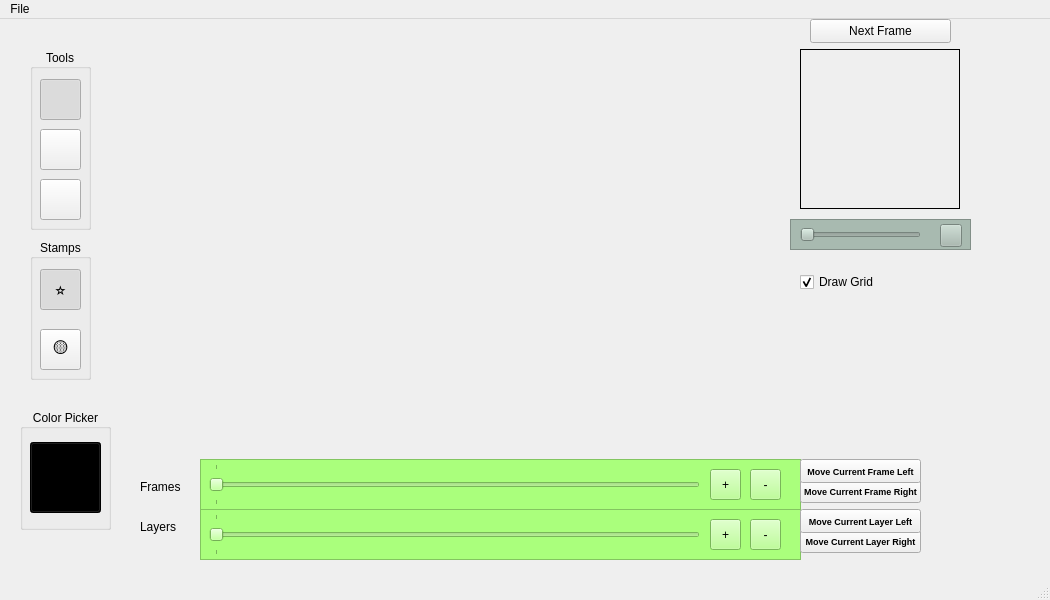
<?xml version="1.0" encoding="UTF-8"?>
<ui version="4.0">
 <class>MainWindow</class>
 <widget class="QMainWindow" name="MainWindow">
  <property name="geometry">
   <rect>
    <x>0</x>
    <y>0</y>
    <width>1050</width>
    <height>600</height>
   </rect>
  </property>
  <property name="windowTitle">
   <string>Sprite Maker</string>
  </property>
  <widget class="QWidget" name="centralwidget">
   <widget class="QPushButton" name="pushButton">
    <property name="geometry">
     <rect>
      <x>810</x>
      <y>0</y>
      <width>141</width>
      <height>24</height>
     </rect>
    </property>
    <property name="text">
     <string>Next Frame</string>
    </property>
   </widget>
   <widget class="QGroupBox" name="groupBox">
    <property name="geometry">
     <rect>
      <x>30</x>
      <y>30</y>
      <width>61</width>
      <height>181</height>
     </rect>
    </property>
    <property name="title">
     <string>Tools</string>
    </property>
    <property name="alignment">
     <set>Qt::AlignCenter</set>
    </property>
    <property name="checked">
     <bool>false</bool>
    </property>
    <widget class="QToolButton" name="toolButton_Pen">
     <property name="geometry">
      <rect>
       <x>10</x>
       <y>30</y>
       <width>41</width>
       <height>41</height>
      </rect>
     </property>
     <property name="text">
      <string/>
     </property>
     <property name="icon">
      <iconset resource="Resources.qrc">
       <normaloff>:/Source/rsc/Source/rsc/brush.ico</normaloff>:/Source/rsc/Source/rsc/brush.ico</iconset>
     </property>
     <property name="checkable">
      <bool>true</bool>
     </property>
     <property name="checked">
      <bool>true</bool>
     </property>
     <property name="autoExclusive">
      <bool>true</bool>
     </property>
    </widget>
    <widget class="QToolButton" name="toolButton_Eraser">
     <property name="geometry">
      <rect>
       <x>10</x>
       <y>80</y>
       <width>41</width>
       <height>41</height>
      </rect>
     </property>
     <property name="text">
      <string/>
     </property>
     <property name="icon">
      <iconset resource="Resources.qrc">
       <normaloff>:/Source/rsc/Source/rsc/eraserIcon.ico</normaloff>:/Source/rsc/Source/rsc/eraserIcon.ico</iconset>
     </property>
     <property name="checkable">
      <bool>true</bool>
     </property>
     <property name="autoExclusive">
      <bool>true</bool>
     </property>
    </widget>
    <widget class="QToolButton" name="toolButton_Stamp">
     <property name="geometry">
      <rect>
       <x>10</x>
       <y>130</y>
       <width>41</width>
       <height>41</height>
      </rect>
     </property>
     <property name="text">
      <string/>
     </property>
     <property name="icon">
      <iconset resource="Resources.qrc">
       <normaloff>:/Source/rsc/Source/rsc/stamp.ico</normaloff>:/Source/rsc/Source/rsc/stamp.ico</iconset>
     </property>
     <property name="checkable">
      <bool>true</bool>
     </property>
     <property name="autoExclusive">
      <bool>true</bool>
     </property>
    </widget>
   </widget>
   <widget class="QFrame" name="frame_4">
    <property name="geometry">
     <rect>
      <x>790</x>
      <y>200</y>
      <width>181</width>
      <height>31</height>
     </rect>
    </property>
    <property name="styleSheet">
     <string notr="true">background-color: rgb(168, 186, 176);</string>
    </property>
    <property name="frameShape">
     <enum>QFrame::StyledPanel</enum>
    </property>
    <property name="frameShadow">
     <enum>QFrame::Raised</enum>
    </property>
    <widget class="QSlider" name="horizontalSlider_animationSpeed">
     <property name="enabled">
      <bool>true</bool>
     </property>
     <property name="geometry">
      <rect>
       <x>10</x>
       <y>8</y>
       <width>121</width>
       <height>16</height>
      </rect>
     </property>
     <property name="minimum">
      <number>1</number>
     </property>
     <property name="maximum">
      <number>5</number>
     </property>
     <property name="value">
      <number>1</number>
     </property>
     <property name="sliderPosition">
      <number>1</number>
     </property>
     <property name="tracking">
      <bool>true</bool>
     </property>
     <property name="orientation">
      <enum>Qt::Horizontal</enum>
     </property>
     <property name="tickInterval">
      <number>0</number>
     </property>
    </widget>
    <widget class="QToolButton" name="toolButton_togglePlayAnimation">
     <property name="geometry">
      <rect>
       <x>150</x>
       <y>5</y>
       <width>22</width>
       <height>23</height>
      </rect>
     </property>
     <property name="text">
      <string/>
     </property>
     <property name="icon">
      <iconset resource="Resources.qrc">
       <normaloff>:/Source/rsc/Source/rsc/playpause.ico</normaloff>:/Source/rsc/Source/rsc/playpause.ico</iconset>
     </property>
     <property name="autoRepeat">
      <bool>true</bool>
     </property>
     <property name="autoRepeatDelay">
      <number>100</number>
     </property>
     <property name="autoRepeatInterval">
      <number>5000</number>
     </property>
    </widget>
   </widget>
   <widget class="QFrame" name="frame_5">
    <property name="geometry">
     <rect>
      <x>200</x>
      <y>440</y>
      <width>601</width>
      <height>51</height>
     </rect>
    </property>
    <property name="styleSheet">
     <string notr="true">background-color: rgb(170, 255, 124);</string>
    </property>
    <property name="frameShape">
     <enum>QFrame::StyledPanel</enum>
    </property>
    <property name="frameShadow">
     <enum>QFrame::Raised</enum>
    </property>
    <widget class="QSlider" name="horizontalSlider_frameSelector">
     <property name="geometry">
      <rect>
       <x>9</x>
       <y>5</y>
       <width>491</width>
       <height>41</height>
      </rect>
     </property>
     <property name="minimum">
      <number>1</number>
     </property>
     <property name="maximum">
      <number>1</number>
     </property>
     <property name="orientation">
      <enum>Qt::Horizontal</enum>
     </property>
     <property name="tickPosition">
      <enum>QSlider::TicksBothSides</enum>
     </property>
     <property name="tickInterval">
      <number>1</number>
     </property>
    </widget>
    <widget class="QToolButton" name="toolButton_AddFrame">
     <property name="geometry">
      <rect>
       <x>510</x>
       <y>10</y>
       <width>31</width>
       <height>31</height>
      </rect>
     </property>
     <property name="text">
      <string>+</string>
     </property>
    </widget>
    <widget class="QToolButton" name="toolButton_DeleteFrame">
     <property name="geometry">
      <rect>
       <x>550</x>
       <y>10</y>
       <width>31</width>
       <height>31</height>
      </rect>
     </property>
     <property name="text">
      <string>-</string>
     </property>
    </widget>
   </widget>
   <widget class="QLabel" name="animationPreviewWindow">
    <property name="geometry">
     <rect>
      <x>800</x>
      <y>30</y>
      <width>160</width>
      <height>160</height>
     </rect>
    </property>
    <property name="layoutDirection">
     <enum>Qt::LeftToRight</enum>
    </property>
    <property name="autoFillBackground">
     <bool>false</bool>
    </property>
    <property name="frameShape">
     <enum>QFrame::Box</enum>
    </property>
    <property name="frameShadow">
     <enum>QFrame::Plain</enum>
    </property>
    <property name="text">
     <string/>
    </property>
    <property name="scaledContents">
     <bool>true</bool>
    </property>
    <property name="alignment">
     <set>Qt::AlignCenter</set>
    </property>
   </widget>
   <widget class="QGroupBox" name="groupBox_2">
    <property name="geometry">
     <rect>
      <x>20</x>
      <y>390</y>
      <width>91</width>
      <height>121</height>
     </rect>
    </property>
    <property name="title">
     <string>Color Picker</string>
    </property>
    <property name="alignment">
     <set>Qt::AlignCenter</set>
    </property>
    <property name="flat">
     <bool>false</bool>
    </property>
    <widget class="QPushButton" name="pushButton_ColorPicker">
     <property name="geometry">
      <rect>
       <x>10</x>
       <y>33</y>
       <width>71</width>
       <height>71</height>
      </rect>
     </property>
     <property name="cursor">
      <cursorShape>PointingHandCursor</cursorShape>
     </property>
     <property name="styleSheet">
      <string notr="true">QPushButton {background-color: rgb(0,0,0);} </string>
     </property>
     <property name="text">
      <string/>
     </property>
     <property name="flat">
      <bool>false</bool>
     </property>
    </widget>
   </widget>
   <widget class="QPushButton" name="canvasButton">
    <property name="geometry">
     <rect>
      <x>240</x>
      <y>20</y>
      <width>400</width>
      <height>400</height>
     </rect>
    </property>
    <property name="cursor">
     <cursorShape>CrossCursor</cursorShape>
    </property>
    <property name="styleSheet">
     <string notr="true">QPushButton {background-color: rgb(100,100,255);} QPushButton:pressed {background-color: transparent}</string>
    </property>
    <property name="text">
     <string/>
    </property>
    <property name="flat">
     <bool>true</bool>
    </property>
   </widget>
   <widget class="QGroupBox" name="groupBoxStamps">
    <property name="geometry">
     <rect>
      <x>30</x>
      <y>220</y>
      <width>61</width>
      <height>141</height>
     </rect>
    </property>
    <property name="title">
     <string>Stamps</string>
    </property>
    <property name="alignment">
     <set>Qt::AlignCenter</set>
    </property>
    <widget class="QToolButton" name="toolButtonStamp_Star">
     <property name="geometry">
      <rect>
       <x>10</x>
       <y>30</y>
       <width>41</width>
       <height>41</height>
      </rect>
     </property>
     <property name="font">
      <font>
       <pointsize>12</pointsize>
      </font>
     </property>
     <property name="text">
      <string>⭐</string>
     </property>
     <property name="checkable">
      <bool>true</bool>
     </property>
     <property name="checked">
      <bool>true</bool>
     </property>
     <property name="autoExclusive">
      <bool>true</bool>
     </property>
    </widget>
    <widget class="QToolButton" name="toolButtonStamp_Circle">
     <property name="geometry">
      <rect>
       <x>10</x>
       <y>90</y>
       <width>41</width>
       <height>41</height>
      </rect>
     </property>
     <property name="font">
      <font>
       <pointsize>12</pointsize>
      </font>
     </property>
     <property name="text">
      <string>🟡</string>
     </property>
     <property name="checkable">
      <bool>true</bool>
     </property>
     <property name="autoExclusive">
      <bool>true</bool>
     </property>
    </widget>
   </widget>
   <widget class="QPushButton" name="moveFrameRightButton">
    <property name="geometry">
     <rect>
      <x>800</x>
      <y>460</y>
      <width>121</width>
      <height>24</height>
     </rect>
    </property>
    <property name="font">
     <font>
      <pointsize>7</pointsize>
      <bold>true</bold>
     </font>
    </property>
    <property name="text">
     <string>Move Current Frame Right</string>
    </property>
   </widget>
   <widget class="QPushButton" name="moveFrameLeftButton">
    <property name="geometry">
     <rect>
      <x>800</x>
      <y>440</y>
      <width>121</width>
      <height>24</height>
     </rect>
    </property>
    <property name="font">
     <font>
      <pointsize>7</pointsize>
      <bold>true</bold>
     </font>
    </property>
    <property name="text">
     <string>Move Current Frame Left</string>
    </property>
   </widget>
   <widget class="QFrame" name="frame_6">
    <property name="geometry">
     <rect>
      <x>200</x>
      <y>490</y>
      <width>601</width>
      <height>51</height>
     </rect>
    </property>
    <property name="styleSheet">
     <string notr="true">background-color: rgb(170, 255, 124);</string>
    </property>
    <property name="frameShape">
     <enum>QFrame::StyledPanel</enum>
    </property>
    <property name="frameShadow">
     <enum>QFrame::Raised</enum>
    </property>
    <widget class="QSlider" name="horizontalSlider_layerSelector">
     <property name="geometry">
      <rect>
       <x>9</x>
       <y>5</y>
       <width>491</width>
       <height>41</height>
      </rect>
     </property>
     <property name="minimum">
      <number>1</number>
     </property>
     <property name="maximum">
      <number>1</number>
     </property>
     <property name="orientation">
      <enum>Qt::Horizontal</enum>
     </property>
     <property name="tickPosition">
      <enum>QSlider::TicksBothSides</enum>
     </property>
     <property name="tickInterval">
      <number>1</number>
     </property>
    </widget>
    <widget class="QToolButton" name="toolButton_AddLayer">
     <property name="geometry">
      <rect>
       <x>510</x>
       <y>10</y>
       <width>31</width>
       <height>31</height>
      </rect>
     </property>
     <property name="text">
      <string>+</string>
     </property>
    </widget>
    <widget class="QToolButton" name="toolButton_DeleteLayer">
     <property name="geometry">
      <rect>
       <x>550</x>
       <y>10</y>
       <width>31</width>
       <height>31</height>
      </rect>
     </property>
     <property name="text">
      <string>-</string>
     </property>
    </widget>
   </widget>
   <widget class="QPushButton" name="moveLayerRightButton">
    <property name="geometry">
     <rect>
      <x>800</x>
      <y>510</y>
      <width>121</width>
      <height>24</height>
     </rect>
    </property>
    <property name="font">
     <font>
      <pointsize>7</pointsize>
      <bold>true</bold>
     </font>
    </property>
    <property name="text">
     <string>Move Current Layer Right</string>
    </property>
   </widget>
   <widget class="QPushButton" name="moveLayerLeftButton">
    <property name="geometry">
     <rect>
      <x>800</x>
      <y>490</y>
      <width>121</width>
      <height>24</height>
     </rect>
    </property>
    <property name="font">
     <font>
      <pointsize>7</pointsize>
      <bold>true</bold>
     </font>
    </property>
    <property name="text">
     <string>Move Current Layer Left</string>
    </property>
   </widget>
   <widget class="QLabel" name="label">
    <property name="geometry">
     <rect>
      <x>140</x>
      <y>460</y>
      <width>49</width>
      <height>16</height>
     </rect>
    </property>
    <property name="text">
     <string>Frames</string>
    </property>
   </widget>
   <widget class="QLabel" name="label_2">
    <property name="geometry">
     <rect>
      <x>140</x>
      <y>500</y>
      <width>49</width>
      <height>16</height>
     </rect>
    </property>
    <property name="text">
     <string>Layers</string>
    </property>
   </widget>
   <widget class="QCheckBox" name="displayGridCheckbox">
    <property name="geometry">
     <rect>
      <x>800</x>
      <y>250</y>
      <width>101</width>
      <height>26</height>
     </rect>
    </property>
    <property name="text">
     <string>Draw Grid</string>
    </property>
    <property name="checked">
     <bool>true</bool>
    </property>
   </widget>
  </widget>
  <widget class="QMenuBar" name="menubar">
   <property name="geometry">
    <rect>
     <x>0</x>
     <y>0</y>
     <width>1050</width>
     <height>25</height>
    </rect>
   </property>
   <widget class="QMenu" name="menuFile">
    <property name="title">
     <string>File</string>
    </property>
    <addaction name="actionNew"/>
    <addaction name="actionOpen"/>
    <addaction name="actionSave"/>
    <addaction name="actionSave_As"/>
    <addaction name="actionClose"/>
   </widget>
   <addaction name="menuFile"/>
  </widget>
  <widget class="QStatusBar" name="statusbar"/>
  <action name="actionNew">
   <property name="text">
    <string>New</string>
   </property>
   <property name="toolTip">
    <string>Open New Instance of SpriteEditor</string>
   </property>
   <property name="shortcut">
    <string>Ctrl+N</string>
   </property>
  </action>
  <action name="actionOpen">
   <property name="text">
    <string>Open</string>
   </property>
   <property name="toolTip">
    <string>Open an existing .ssp file</string>
   </property>
   <property name="shortcut">
    <string>Ctrl+O</string>
   </property>
  </action>
  <action name="actionSave">
   <property name="text">
    <string>Save</string>
   </property>
   <property name="toolTip">
    <string>Save (if file exists)</string>
   </property>
   <property name="shortcut">
    <string>Ctrl+S</string>
   </property>
  </action>
  <action name="actionSave_As">
   <property name="text">
    <string>Save As</string>
   </property>
   <property name="toolTip">
    <string>Save As (a new file)</string>
   </property>
   <property name="shortcut">
    <string>Ctrl+Shift+S</string>
   </property>
  </action>
  <action name="actionClose">
   <property name="text">
    <string>Close</string>
   </property>
   <property name="shortcut">
    <string>Ctrl+W</string>
   </property>
  </action>
 </widget>
 <resources>
  <include location="Resources.qrc"/>
 </resources>
 <connections/>
</ui>
